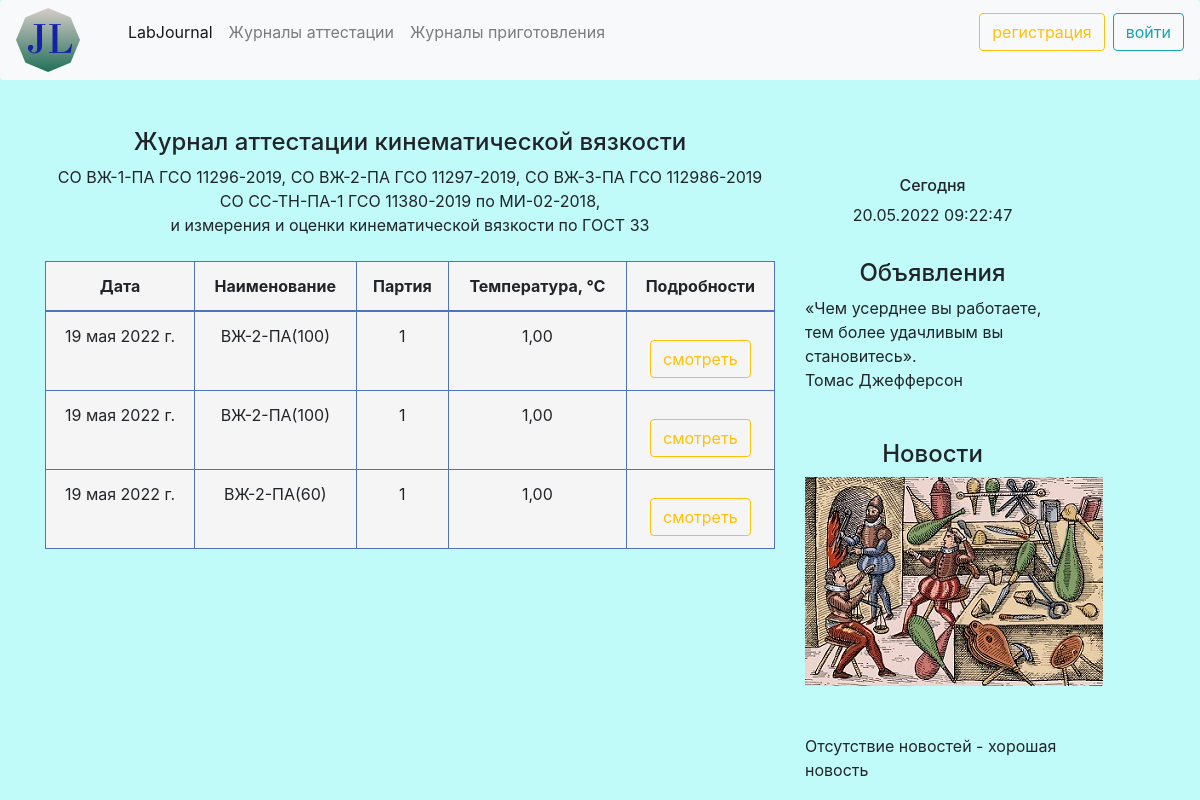
The page /attestationJ/kinematicviscosity/attestation/ on the database its author committed.
### kinematicviscosity/models.py (models this page shows, shortened)
class ViscosityMJL(models.Model):
    date = models.DateField('Дата', default=timezone.now)
    name = models.CharField('Наименование', max_length=100, default='0')
    lot = models.CharField('Партия', max_length=100)
    ndocumentoptional = (('ГОСТ 33', 'ГОСТ 33'),
                         ('МИ-01', 'МИ-01'),
                         ('оценка', 'оценка вязкости'))
    ndocument = models.CharField('Метод испытаний', max_length=100, choices=ndocumentoptional, default='МИ-01')
    temperature = models.DecimalField('Температура, ℃', max_digits=5, decimal_places=2, default='0')
    termostatition = models.BooleanField(verbose_name='Термостатировано не менее 20 минут', blank=True)
    temperatureCheck = models.BooleanField(verbose_name='Температура контролируется внешним поверенным термометром', blank=True)
    termometer = models.CharField('Внутренний номер термометра', max_length=10, default='0')
    ViscosimeterNumber1 = models.CharField('Заводской номер вискозиметра № 1', max_length=10, default='0')
    Konstant1 = models.DecimalField('Константа вискозиметра № 1', max_digits=20, decimal_places=10, default='0')
    ViscosimeterNumber2 = models.CharField('Заводской номер вискозиметра № 2', max_length=10, default='0')
    Konstant2 = models.DecimalField('Константа вискозиметра № 2', max_digits=20, decimal_places=10, default='0')
    plustimemin11 = models.DecimalField('Время истечения 11, + мин', max_digits=6, decimal_places=0, default='0')
    plustimesek11 = models.DecimalField('Время истечения 11, + cек', max_digits=5, decimal_places=2, default='0')
    plustimemin12 = models.DecimalField('Время истечения 12, + мин', max_digits=6, decimal_places=0, default='0')
    plustimesek12 = models.DecimalField('Время истечения 12, + cек', max_digits=5, decimal_places=2, default='0')
    plustimemin21 = models.DecimalField('Время истечения 21, + мин', max_digits=6, decimal_places=0, default='0')
    plustimesek21 = models.DecimalField('Время истечения 21, + cек', max_digits=5, decimal_places=2, default='0')
    plustimemin22 = models.DecimalField('Время истечения 22, + мин', max_digits=6, decimal_places=0, default='0')
    plustimesek22 = models.DecimalField('Время истечения 22, + cек', max_digits=5, decimal_places=2, default='2')
    kriteriy = models.DecimalField('Критерий приемлемости измерений', max_digits=2, decimal_places=1, default=0.2)
    performer = models.ForeignKey(User, on_delete=models.CASCADE)
    time11_sec = models.DecimalField('Время истечения 11, в секундах', max_digits=6, decimal_places=2, default='0')
    time12_sec = models.DecimalField('Время истечения 12, в секундах', max_digits=6, decimal_places=2, default='0')
    time21_sec = models.DecimalField('Время истечения 21, в секундах', max_digits=6, decimal_places=2, default='0')
    time22_sec = models.DecimalField('Время истечения 22, в секундах', max_digits=6, decimal_places=2, default='0')
    time1_avg = models.DecimalField('Время истечения среднее 1, в секундах', max_digits=6, decimal_places=2, default='0')
    time2_avg = models.DecimalField('Время истечения среднее 2, в секундах', max_digits=6, decimal_places=2, default='0')
    viscosity1 = models.DecimalField('Вязкость кинематическая 1', max_digits=20, decimal_places=5, default='0')
    viscosity2 = models.DecimalField('Вязкость кинематическая 2', max_digits=20, decimal_places=5, default='0')
    viscosityAVG = models.DecimalField('Вязкость кинематическая среднее', max_digits=20, decimal_places=5, default='0')
    accMeasurement = models.DecimalField('Оценка приемлемости измерений', max_digits=3, decimal_places=2, default='0')
    resultMeas = models.CharField('Результат измерений уд/неуд', max_length=100,  default='неудовлетворительно')
    cause = models.CharField('Причина', max_length=100)
    delta = models.CharField('Не превышает Δ', max_length=100)
    class Meta:
        verbose_name = 'Измерение кинематической вязкости'
        verbose_name_plural = 'Измерения кинематической вязкости'

### kinematicviscosity/views.py (the view)
# urls.py: path('kinematicviscosity/attestation/', views.AllKinematicviscosityView.as_view(), name='All'),
class AllKinematicviscosityView(View):
    def get(self, request):
        viscosityobjects = ViscosityMJL.objects.all()
        return render(request, 'kinematicviscosity/journal.html', {'viscosityobjects': viscosityobjects})

### kinematicviscosity/templates/kinematicviscosity/journal.html (shortened to what this page needs)
{% extends 'main/base.html' %}
{% block content %}
    <div style="text-align: center;"><h4>Журнал аттестации кинематической вязкости</h4></div>
    <div style="text-align: center;">СО ВЖ-1-ПА ГСО 11296-2019,
        СО ВЖ-2-ПА ГСО 11297-2019, СО ВЖ-3-ПА ГСО 112986-2019</div>
    <div style="text-align: center;">СО СС-ТН-ПА-1 ГСО 11380-2019 по МИ-02-2018,</div>
    <div style="text-align: center;">и измерения и оценки кинематической вязкости по ГОСТ 33</div>
<br>
<table class="table table-bordered">
<thead>
    <tr>
      <th> <div style="text-align: center;"> Дата </div></th>
      <th> <div style="text-align: center;"> Наименование </div></th>
      <th> <div style="text-align: center;"> Партия </div></th>
      <th> <div style="text-align: center;"> Температура, ℃  </div></th>
      <th> <div style="text-align: center;"> Подробности  </div></th>
    </tr>
  </thead>
  <tbody>
{% for obj in viscosityobjects %}
    <tr>
      <td align="center">{{ obj.date }}</td>
      <td align="center"> {{ obj.name }}</td>
      <td align="center"> {{ obj.lot }}</td>
      <td align="center">{{ obj.temperature }}</td>
      <td align="center"><a href="{% url 'Str' obj.id %}"  class="btn btn-outline-warning mt-3">смотреть</a></td>
    </tr>
{% endfor %}
  </tbody>
</table>
{% endblock %}

### main/static/main/css/main.css (style rules this page uses)
body { background: rgba(123, 245, 244, 0.47); }
.table-bordered td, .table-bordered th { border-color: #4d74bd !important; background-color: rgb(245, 245, 246) !important; }

### rows shown on the page
ViscosityMJL: date "19 мая 2022 г.", name "ВЖ-2-ПА(100)", lot "1", temperature "1,00"
ViscosityMJL: date "19 мая 2022 г.", name "ВЖ-2-ПА(100)", lot "1", temperature "1,00"
ViscosityMJL: date "19 мая 2022 г.", name "ВЖ-2-ПА(60)", lot "1", temperature "1,00"
